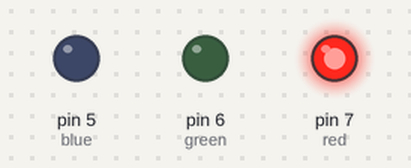
Bench run of a sketch on a simulated Arduino Uno, built with avr-gcc and run on an emulated ATmega328P. Shown: output pins drawn as LEDs (lit = HIGH).

Above: at 1.5 s.
At 3.5 s:
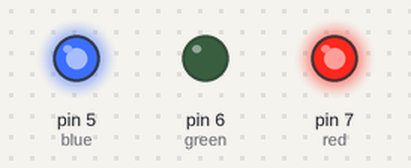
At 5.5 s:
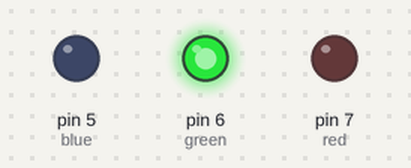
At 9.2 s:
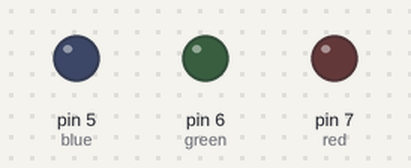
Timing chart, 0 to 13.0 s (numbered marks = the images above):
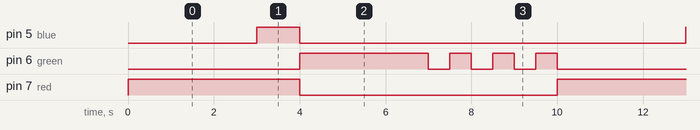

The sketch:

traffic_light.ino
```cpp
int blue = 5;
int green = 6;
int red = 7;

void setup() {
  // put your setup code here, to run once:
  pinMode(5, OUTPUT);
  pinMode(6, OUTPUT);
  pinMode(7, OUTPUT);
}

void loop() {
  // put your main code here, to run repeatedly:
  digitalWrite(red, HIGH);
  delay(3000);

  digitalWrite(blue, HIGH);
  delay(1000);

  digitalWrite(red, LOW);
  digitalWrite(blue, LOW);

  digitalWrite(green, HIGH);
  delay(3000);
  digitalWrite(green, LOW);
  delay(500);
  digitalWrite(green, HIGH);
  delay(500);
  digitalWrite(green, LOW);
  delay(500);

  digitalWrite(green, HIGH);
  delay(500);
  digitalWrite(green, LOW);
  delay(500);

  digitalWrite(green, HIGH);
  delay(500);

  digitalWrite(green, LOW);

}
```

Measured:
- by itself, pin 5 (blue): alternates HIGH for 1.0 s and LOW for 9.0 s
- by itself, pin 6 (green): repeats every 10.0 s: 3 × (LOW 0.50 s, HIGH 0.50 s), LOW 4.0 s, HIGH 3.0 s
- by itself, pin 7 (red): alternates HIGH for 4.0 s and LOW for 6.0 s
